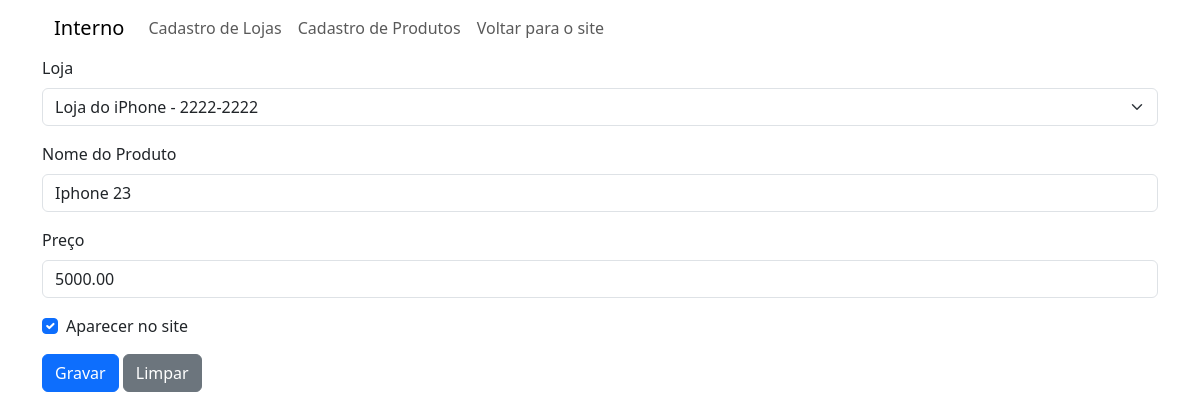
/cadastro/alterar_produto/1, run on the app's committed database.
### cadastro/models.py (models this page shows, shortened)
class Produto(models.Model):
    loja = models.ForeignKey(Loja,
                    on_delete=models.DO_NOTHING)
    nome = models.CharField(max_length=100)
    preco = models.DecimalField(max_digits=9,
                                decimal_places=2)
    destaque = models.BooleanField()
    '''
    dçdçdç
    ssçsçsç
    '''

class Loja(models.Model):
    nome = models.CharField(max_length=100)
    telefone = models.CharField(max_length=20)
    numero = models.CharField(max_length = 5,
                              null=True,
                              blank=True)
    def __str__(self):
        return f"{self.nome} - {self.telefone}"

### cadastro/views.py (the view)
# urls.py: path('alterar_produto/<int:codigo>',
def alterar_produto(request, codigo):
    produto = Produto.objects.get(id=codigo)
    if request.method == 'POST':
        form = ProdutoForm(request.POST, instance=produto)
        if form.is_valid():
            form.save()
            return redirect('listar_produtos')
    form = ProdutoForm(instance=produto)
    return render(request, "incluir_produto.html",
                  {'formulario': form})

### cadastro/forms.py
class ProdutoForm(forms.ModelForm):
    nome = forms.CharField(label="Nome do Produto ")
    preco = forms.DecimalField(label="Preço ")
    destaque = forms.BooleanField(label="Aparecer no site")
    class Meta:
        model = Produto
        fields = '__all__'

### cadastro/templates/incluir_produto.html (shortened to what this page needs)
{% extends 'interna.html' %}
{% block content %}
    <form method="post">
        {% load django_bootstrap5 %}
        {% bootstrap_form formulario %}
        <input type="submit" value="Gravar"
            class="btn btn-primary" />
        <input type="reset" value="Limpar"
            class="btn btn-secondary" />
    </form>
{% endblock %}

### data on the page
Produto: loja "Loja do iPhone - 2222-2222", preco "5000.00", destaque "☑"
Loja: nome "Iphone 23"
